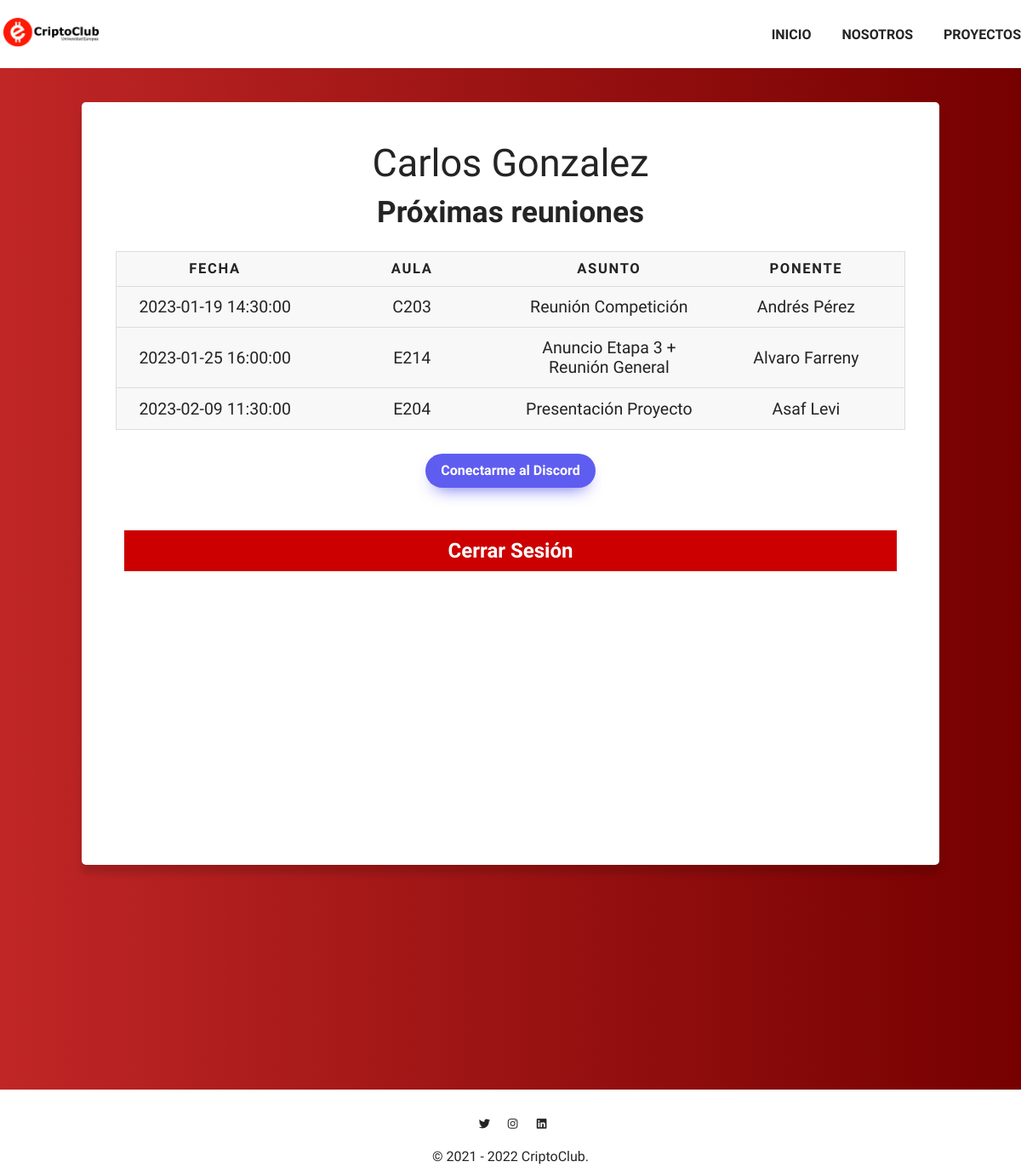
The page /profile.php (signed in) on the database its author committed.
### tables this page shows
CREATE TABLE `usuario` (
  `id_usuario` int(11) NOT NULL,
  `num_expediente` int(11) NOT NULL,
  `nombre` text NOT NULL,
  `apellidos` text NOT NULL,
  `email` text NOT NULL,
  `fecha_creacion` timestamp NOT NULL DEFAULT current_timestamp() ON UPDATE current_timestamp(),
  `password` text NOT NULL
);

CREATE TABLE `reuniones` (
  `id_proyecto` int(11) NOT NULL,
  `fecha_hora` timestamp NOT NULL DEFAULT current_timestamp() ON UPDATE current_timestamp(),
  `asunto` text NOT NULL,
  `ponente` text NOT NULL,
  `aula` text NOT NULL
);

### profile.php (the view, shortened to what this page needs)
<!DOCTYPE html>
<html>
<?php
if (isset($_SESSION['numexpediente'])) {
    $dbhost = "localhost";
    $dbuser = "root";
    $dbpass = "";
    $dbname = "webfinalproject";
    $tablename = "reuniones";
    $connection = mysqli_connect($dbhost, $dbuser, $dbpass, $dbname);
    $query = "SELECT * FROM `$tablename` ORDER BY fecha_hora ASC LIMIT 3;";
    $result = mysqli_query($connection, $query);
    $tablename = "usuario";
    $query = "SELECT nombre,apellidos FROM `$tablename` WHERE num_expediente=" . $_SESSION['numexpediente'] . " LIMIT 1;";
    $result2 = mysqli_query($connection, $query);
    $datos = mysqli_fetch_assoc($result2);
    if ($datos) {
        $nombre = $datos["nombre"];
        $apellidos = $datos["apellidos"];
    } else {
        die("Database query failed. " . mysqli_error($connection));
    }
} else {
    header("Location: " . "./index.php");
}
?>
<head>
    <link rel='stylesheet' type='text/css' media='screen' href='main.css'>
    <link rel='stylesheet' type='text/css' media='screen' href='profile.css'>
</head>
<body>
    <header class="header">
        <div class="container__menu">
            <div class="logo">
                <a href="./index.php"><img src="img/logos/logo_uem_oscuro.png" alt=""></a>
            </div>
            <div class="menu">
                <nav>
                    <ul>
                        <li><a href="./index.php#inicio">Inicio</a></li>
                        <li><a href="./index.php#sobreNosotros">Nosotros</a></li>
                        <li><a href="./index.php#proyectos">Proyectos</a></li>
                    </ul>
                </nav>
            </div>
        </div>
    </header>
    <center>
        <section class="section__profile">
            <div class="container-profile">
                <div class="columns">
                    <div class="container_info">
                        <div class="datos-usuario">
                            <h2>
                                <?php echo $nombre . " " . $apellidos; ?>
                            </h2>
                        </div>
                        <h3>Próximas reuniones</h3>
                        <div class="container_calendar" style="overflow-x:auto;">
                            <table class="tabla">
                                <tr>
                                    <th>Fecha</th>
                                    <th>Aula</th>
                                    <th>Asunto</th>
                                    <th>Ponente</th>
                                </tr>
                                <?php
                                $result = $_SESSION['result'];
                                if ($result->num_rows > 0) {
                                    while ($row = $result->fetch_assoc()) {
                                        echo
                                            "<tr>
                                        <td>" . $row["fecha_hora"] . "</td>
                                        <td>" . $row["aula"] . "</td>
                                        <td>" . $row["asunto"] . "</td>
                                        <td>" . $row["ponente"] . "</td>
                                    </tr>";
                                    }
                                } else {
                                    echo "0 results";
                                }
                                ?>
                            </table>
                        </div>
                        <a href="https://discord.gg/bmRN66JJhm"><input class="button" type="button"
                                value="Conectarme al Discord"></a>
                        <div class="logout">
                            <button class="logout-btn-exp">Cerrar Sesión</button>
                        </div>
                    </div>
                </div>
        </section>
    </center>
    <footer>
        <div class="footer">
            <div class="social-media">
                <button><a href="https://twitter.com/"><i class="fa-brands fa-twitter"></i></a></button>
                <button><a href="https://www.instagram.com/criptoclubuem/"><i
                            class="fa-brands fa-instagram"></i></a></button>
                <button><a href="https://www.linkedin.com/company/criptoclub/"><i
                            class="fa-brands fa-linkedin"></i></a></button>
            </div>
        </div>
        <div class="copyright">
            <p>© 2021 - 2022 CriptoClub.</p>
        </div>
    </footer>
</body>
</html>

### main.css (style rules this page uses)
:root { --p-color: rgb(36, 36, 36); --h1-color: rgb(36, 36, 36); --h2-color: rgb(36, 36, 36); --h3-color: #C02626; --footer-color: white; --header-color: white; --gris-color: rgb(245, 245, 245); --dark-color: #121212; --color-hover-enlaces: #f7931a; --degradado-rojo: linear-gradient(to right, #C02626 0%, rgb(118, 0, 0) 100%); --degradado-botones: linear-gradient(to right, #ee8f00 0%, #ff531a 100%); --degradado-botones-hover: linear-gradient(to left, #ee8f00 0%, #ff531a 100%); --fondo-container-apuntame: white; --mostrar-buttonlogin: block; --mostrar-avatar: none; --mostrar-sabermas: block; --mostrar-leermas: none; }
* { margin: 0; padding: 0; box-sizing: border-box; font-family: 'Source Sans Pro', sans-serif; }
p { color: var(--p-color); }
header { width: 100%; height: 80px; margin-top: 40px; position: fixed; z-index: 1; }
.container__menu { max-width: 1200px; height: 100%; margin: auto; display: flex; justify-content: space-between; background-color: transparent; }
.logo { height: 100%; display: flex; align-items: center; }
.logo img { width: 120px; }
.menu { display: flex; align-items: center; }
.menu ul { display: flex; }
.menu ul li { list-style: none; margin-left: 36px; }
.menu ul li a { text-decoration: none; font-weight: 550; font-size: 16px; color: var(--p-color); text-transform: uppercase; transition: all 0.5s ease; }
a { text-decoration: none; }
button { background-color: transparent; border: none; cursor: pointer; width: 100%; }
footer { background-color: var(--footer-color); }
.footer { display: flex; justify-content: center; padding-top: 30px; padding-bottom: 20px; }
.social-media button { width: 20%; height: 100%; padding-left: 30px; text-decoration: none; }
.copyright { text-align: center; padding-bottom: 10px; }
.social-media i { color: var(--p-color); transition: all 0.5s ease; }

### rows shown on the page
usuario: nombre "Carlos", apellidos "Gonzalez"
reuniones: fecha_hora "2023-01-19 14:30:00", aula "C203", asunto "Reunión Competición", ponente "Andrés Pérez"
reuniones: fecha_hora "2023-01-25 16:00:00", aula "E214", asunto "Anuncio Etapa 3 + Reunión General", ponente "Alvaro Farreny"
reuniones: fecha_hora "2023-02-09 11:30:00", aula "E204", asunto "Presentación Proyecto", ponente "Asaf Levi"
